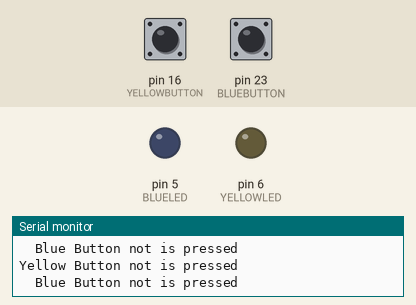
A sketch run on a simulated Arduino Mega 2560, built with avr-gcc and run on an emulated ATmega2560. Parts: output pins drawn as LEDs (lit = HIGH), the last lines printed to the serial monitor. Inputs (shaded band) come from the test bench; at power-on: pin 16 (YELLOWBUTTON) LOW, pin 23 (BLUEBUTTON) LOW.

Above: at 1.2 s.
1.3 s: pin 16 (YELLOWBUTTON) pulled HIGH for 0.15 s
At 1.43 s:
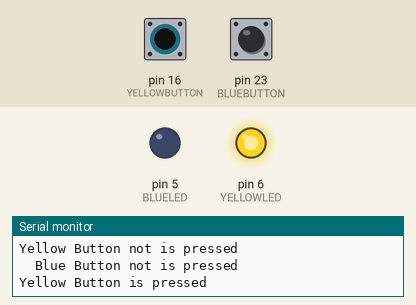
2.9 s: pin 23 (BLUEBUTTON) pulled HIGH for 0.15 s
At 3.06 s:
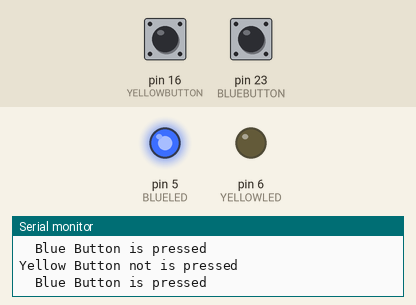
4.6 s: pin 16 (YELLOWBUTTON) pulled HIGH for 1 s
At 7.0 s:
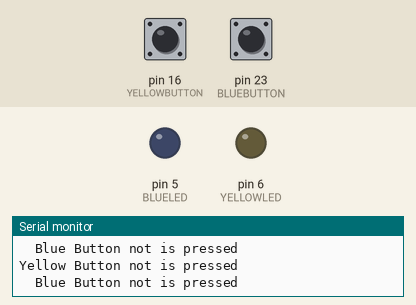
8.6 s: pin 23 (BLUEBUTTON) pulled HIGH for 1 s
At 9.5 s:
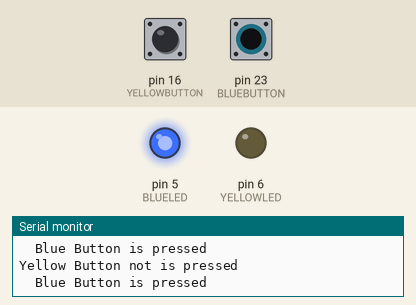
12.6 s: pin 16 (YELLOWBUTTON) driven HIGH and pin 23 (BLUEBUTTON) driven HIGH
At 13.7 s:
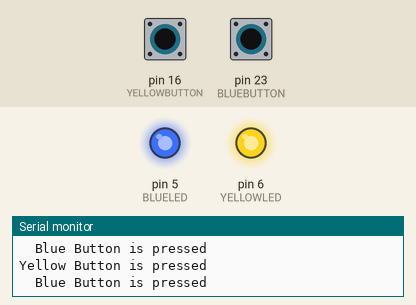
14.1 s: pin 16 (YELLOWBUTTON) driven LOW
At 14.5 s:
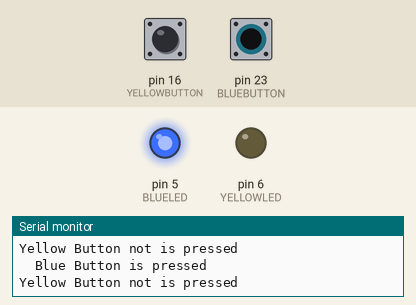
Timing chart, 0 to 16.6 s (numbered marks = the images above; inputs shaded):
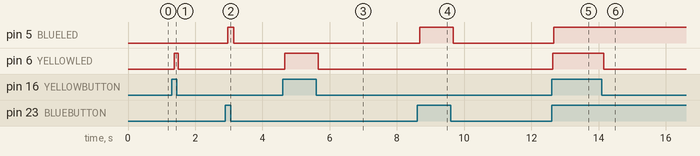

The sketch:

L03_04_twobuttonLED.ino
```cpp
/*
 * Project: Buttons and Lights
 * Description: Teach using two buttons
 * Author: Brian A Rashap
 * Date: 11-Dec-2019
 */

int BLUELED = 5;
int YELLOWLED = 6;

int BLUEBUTTON = 23;
int YELLOWBUTTON = 16;

bool blueState;
bool yellowState;

void setup() {
  Serial.begin (9600);   // Turn on Serial Monitor, Open it on the Tools menu
  while (!Serial);

  pinMode(BLUELED, OUTPUT);
  pinMode(YELLOWLED, OUTPUT);
  pinMode(BLUEBUTTON, INPUT);
  pinMode(YELLOWBUTTON, INPUT);

  Serial.println ("Ready to Go");
}

void loop() {
  blueState = digitalRead(BLUEBUTTON);
  if (blueState) {
    Serial.println("  Blue Button is pressed");
    digitalWrite(BLUELED, HIGH);
  }
  else {
    Serial.println("  Blue Button not is pressed");
    digitalWrite(BLUELED, LOW);
  }

yellowState = digitalRead(YELLOWBUTTON);
  if (yellowState) {
    Serial.println("Yellow Button is pressed");
    digitalWrite(YELLOWLED, HIGH);
  }
  else {
    Serial.println("Yellow Button not is pressed");
    digitalWrite(YELLOWLED, LOW);
  }
}
```

Measured:
- after the input at 1.3 s, pin 6 (YELLOWLED): LOW → HIGH after 0.08 s, → LOW 0.12 s later
- after the input at 2.9 s, pin 5 (BLUELED): LOW → HIGH after 0.06 s, → LOW 0.18 s later
- after the input at 4.6 s, pin 6 (YELLOWLED): LOW → HIGH after 0.06 s, → LOW 0.99 s later
- after the input at 8.6 s, pin 5 (BLUELED): LOW → HIGH after 0.08 s, → LOW 0.99 s later
- after the input at 12.6 s, pin 5 (BLUELED): LOW → HIGH after 0.06 s; pin 6 (YELLOWLED): LOW → HIGH at once
- after the input at 14.1 s, pin 6 (YELLOWLED): HIGH → LOW after 0.05 s
